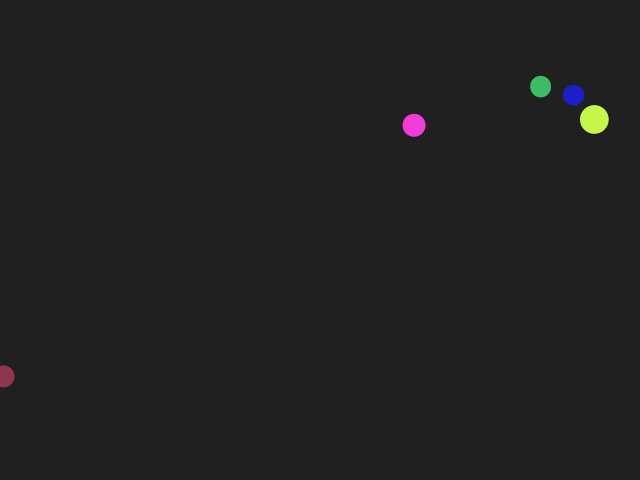
Frame 1 (no input)
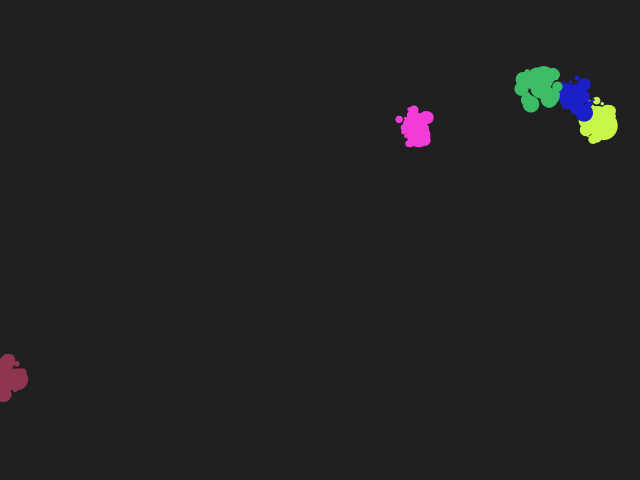
Frame 60 (the mouse pressed at the canvas centre just before this capture)
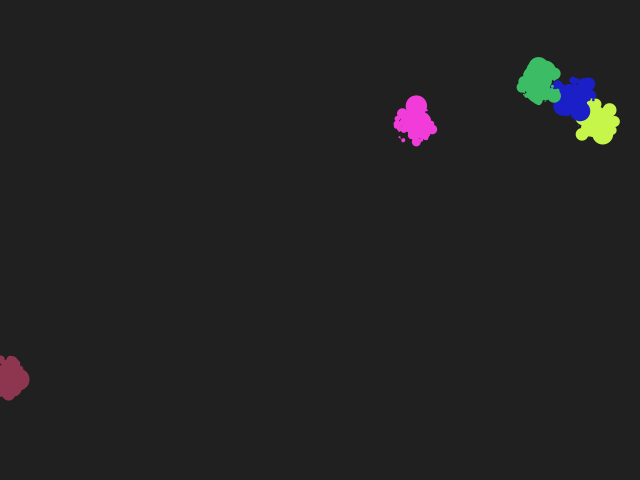
Frame 120 (the mouse held since frame 60 and released just before this capture)

The Processing sketch that drew these frames (run headless with seeded random() and noise(); from frame 60 on, the mouse is pressed at the canvas centre):

// Processing sketch: phase2_vec
// ── phase2_vec.pde


ArrayList<ParticleSystem> systems;
int size = 5;
void setup() {
  size(640, 480);
  noStroke();
  //stroke(204, 102, 0);
systems = new ArrayList<ParticleSystem>();
for(int i = 0 ; i < size ; i++){
  systems.add(new ParticleSystem(100, new PVector(random(0, width), random(0,height))));  
}

//systems.add(new ParticleSystem(5));

}


void draw() {
 background(32);
 for (ParticleSystem ps : systems) {
   ps.check(new PVector(mouseX, mouseY));
   ps.followMouse(new PVector(mouseX, mouseY));
   ps.run();
    
  }
  if (systems.isEmpty()) {
    fill(255);
    textAlign(CENTER);
    text("click mouse to add particle systems", width/2, height/2);
  }
 
}


void mousePressed() {
  for(ParticleSystem ps : systems){
    if(ps.poped){
      ps.reverseGravity();
    }
  }
  //g *= -1;
}

// ── Particle.pde
// 파티클은 시스템으로부터 초기위치 origin이 정해짐 그 정해진 값에 락이 걸리고 그림이 씌워짐
// 오리진에 마우스가 가까이 오면 락이 풀림
// 풀리면 손에 모였다가 털면 흩어짐-> 반복    (손벡터에 질량을?)
// 풀리면 손에 모였다 박수치면 터짐-> 반복

// g값을 시스템에서 관장 하다 그 g값만 터지게 색을 넣는것도 시스템에서 관장
// 메인에선 몇개가 생기는지만 관장

class Particle {
  PVector position;
  PVector velocity;
  PVector acceleration;

  PVector origin_pos;
  PVector hand_pos;
  float lifespan;
  float m;
  float g;


  Particle(PVector o, float _m) {
    //  acceleration = new PVector(0, 0.05);
    velocity = new PVector(random(-1, 1), random(-1, 1));
    origin_pos = o.copy();
    position = o.copy();
    acceleration = new PVector(0, 0);
    m = _m;
    //hand_pos = h.copy();
    g = -0.005;

    lifespan = 255.0;
  }

  void resetAcceleration() {
    acceleration.mult(0);
  }

  void updatePartialAcceleration(Particle neighbor) {
    if (neighbor != this) {
      PVector dist = PVector.sub(position, neighbor.position);
      float d = PVector.dist(position, neighbor.position);

      if (d < 1) d = 1;          //너무 가까우면 1로봄 common이 너무 커지지 않게

      float common = abs(m) * abs(neighbor.m) / d;  //m의 곱을 거리로 나눔, m이 커봐야 8이니까 common은 최대 64
      //acceleration.add(PVector.mult(position, common, acceleration));
      acceleration = PVector.add(dist.mult(common), acceleration);
    }
  }

  void reverseGravity() {
    g *= -1;
  }

  void updateVelocityAndPosition() {
    velocity = PVector.add(velocity.mult(0.99), acceleration.mult(g));

    position.add(velocity);

    if ((position.x < 0 && velocity.x < 0) || (position.x > width  && velocity.x > 0))   velocity.x = -velocity.x;   //벽에 튕기는 코드
    if ((position.y < 0 && velocity.y < 0) || (position.y > height && velocity.y > 0))   velocity.y = -velocity.y;
    //}
  }
}

// ── ParticleSystem.pde
class ParticleSystem {
  ArrayList<Particle> particles;    // An arraylist for all the particles
  PVector origin;                   // An origin point for where particles are birthed
  PVector hand_pos;
  float sys_size;
  boolean poped;
  boolean relation_mouse = true;
  color c;
  //Particle[] particles = new Particle[700];
  float g = 0.005;

  ParticleSystem(int num, PVector _origin) {  //초기 개수랑 출몰위치
    particles = new ArrayList<Particle>();
    origin = _origin.copy();
    c = color(random(0, 255), random(0, 255), random(0, 255));
    sys_size = 100;
    poped = false;
    for (int i = 0 ; i < num; i++){
      particles.add(new Particle(origin, randomGaussian() * 8));   //한종류의 군집
    }
    

    /*for (int i = 0; i < num; i++) {
      origin = new PVector(random(width), random(height));
      particle_group.add(new Particle(origin, hand_pos));    // Add "num" amount of particles to the arraylist
    }*/
  }
  
  boolean check(PVector mouse){
    if(!poped){
      float d = PVector.dist(origin, mouse);
      if( d < sys_size){
        poped = true;
      }
      return poped;
    }
    else{
      return poped;
    }
  }
  
  void followMouse(PVector mouse){
    if(poped){
      Particle m = new Particle(mouse, 9);
      for (int i = 0 ; i <particles.size() -1 ; i ++ ){
        Particle p = particles.get(i);
        p.resetAcceleration();
        p.updatePartialAcceleration(m);
        p.updateVelocityAndPosition();
      }
    }
  }
  
  void reverseGravity(){
    for(int i=0 ; i < particles.size()-1 ; i++){
      Particle p = particles.get(i);
      p.reverseGravity();
    }
    //!relation_mouse;
  }
    
  void run() {
    for (int me = 0; me < particles.size()-1; me++) {
      Particle p = particles.get(me);
      p.resetAcceleration();
      
      if(!poped){  // 안터졌으면
        if(p.position.dist(origin) > 20){
          p.velocity.mult(-1);
        }
      }
      else{
        /*for (int neighbor = 0; neighbor < particles.size()-1; neighbor++) {
          Particle p_neighbor = particles.get(neighbor);
          p.updatePartialAcceleration(p_neighbor);
          
        }*/
      }
    }

    for (int i = 0; i < particles.size() -1 ; i++) {
      Particle p = particles.get(i);
      p.updateVelocityAndPosition();

      float opacity = p.velocity.mag() * 128;  //느리면 안보이게 빠르면 잘보이게

      //fill(c, opacity);  //반은 보라색
      fill(c);
      ellipse(p.position.x, p.position.y, p.m, p.m);
    }
  }
}
